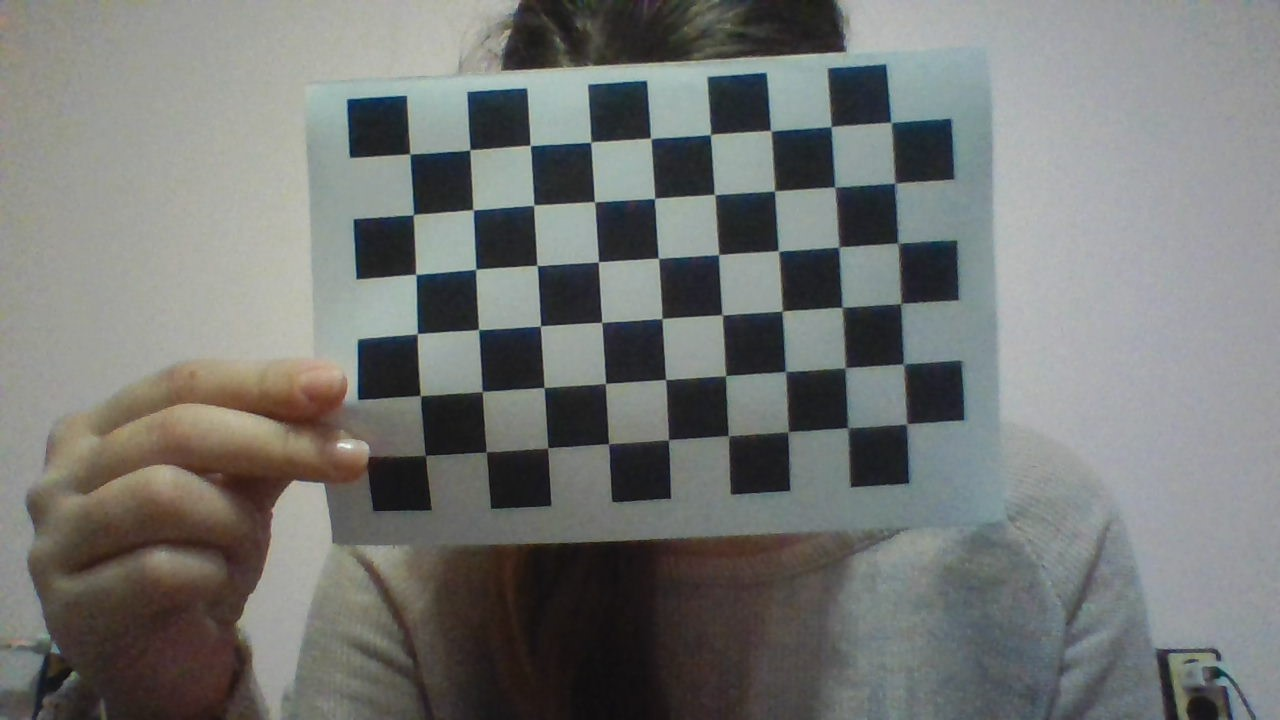
#> input picture data/9x6/image1.jpg, 1280 x 720 px; its folder holds only this picture in this run
$ python test.py   (older library calls are emulated)
#> lines starting #> are read from the running program, lines starting #| are printed output that depends on the picture
from __future__ import print_function, division
import os
import glob
import sys, argparse
import pprint
import numpy as np
import cv2
from scipy import optimize as opt
import matplotlib.pyplot as plt

'''
python 2 -> xrange
python 3 -> range
'''

xrange = range

np.set_printoptions(suppress=True)
puts = pprint.pprint

'''
Different chess boards have different number of squares.
Please count how many squares the length and height of your
    board is composed and enter the values.
'''

DATA_DIR = "../data/9x6/"
#DATA_DIR = "../data/8x5/"
DEBUG_DIR = "../data/debug_9x6/"
#DEBUG_DIR = "../data/debug_8x5/"
PATTERN_SIZE = (9, 6)
#PATTERN_SIZE = (8, 5)
SQUARE_SIZE = 1.0 #

def show_image(string, image):
    cv2.imshow(string, image)
    cv2.waitKey()

    #hqdefault.jpg, imageto.jpg,

def get_camera_images():
    images = [each for each in glob.glob(DATA_DIR + "*.jpg")]
    #images = [each for each in glob.glob(DATA_DIR + "gavra*.jpg")]
    images = sorted(images)
    for each in images:
        yield (each, cv2.imread(each, 0))
    # yield [(each, cv2.imread(each, 0)) for each in images]

def getChessboardCorners(images = None, visualize=False):
    objp = np.zeros((PATTERN_SIZE[1]*PATTERN_SIZE[0], 3), dtype=np.float64)
    # objp[:,:2] = np.mgrid[0:PATTERN_SIZE[1], 0:PATTERN_SIZE[0]].T.reshape(-1, 2)
    objp[:, :2] = np.indices(PATTERN_SIZE).T.reshape(-1, 2)
    objp *= SQUARE_SIZE

    chessboard_corners = []
    image_points = []
    object_points = []
    correspondences = []
    ctr=0

    for (path, each) in get_camera_images(): #images:
        print("Processing Image : ", path)
        ret, corners = cv2.findChessboardCorners(each, patternSize=PATTERN_SIZE)
        if ret:
            print ("Chessboard Detected ")
            corners = corners.reshape(-1, 2)
            # corners = corners.astype(np.int)
            # corners = corners.astype(np.float64)
            if corners.shape[0] == objp.shape[0] :
                # print(objp[:,:-1].shape)
                image_points.append(corners)
                object_points.append(objp[:,:-1]) #append only World_X, World_Y. Because World_Z is ZERO. Just a simple modification for get_normalization_matrix
                assert corners.shape == objp[:, :-1].shape, "mismatch shape corners and objp[:,:-1]"
                correspondences.append([corners.astype(np.int), objp[:, :-1].astype(np.int)])
            if visualize:
                # Draw and display the corners
                ec = cv2.cvtColor(each, cv2.COLOR_GRAY2BGR)
                cv2.drawChessboardCorners(ec, PATTERN_SIZE, corners, ret)
                cv2.imwrite(DEBUG_DIR + str(ctr)+".png", ec)
                # show_image("mgri", ec)
        else:
            print ("Error in detection points", ctr)

        ctr+=1

    # sys.exit(1)
    return correspondences

def normalize_points(chessboard_correspondences):
    views = len(chessboard_correspondences)

    def get_normalization_matrix(pts, name="A"):
        pts = pts.astype(np.float64)
        x_mean, y_mean = np.mean(pts, axis=0)
        var_x, var_y = np.var(pts, axis=0)

        s_x , s_y = np.sqrt(2/var_x), np.sqrt(2/var_y)

        print("Matrix: {4} : meanx {0}, meany {1}, varx {2}, vary {3}, sx {5}, sy {6} ".format(x_mean, y_mean, var_x, var_y, name, s_x, s_y))

        n = np.array([[s_x, 0, -s_x*x_mean], [0, s_y, -s_y*y_mean], [0, 0, 1]])
        # print(n)

        n_inv = np.array([ [1./s_x ,  0 , x_mean], [0, 1./s_y, y_mean] , [0, 0, 1] ])
        return n.astype(np.float64), n_inv.astype(np.float64)


    ret_correspondences = []
    for i in xrange(views):
        imp, objp = chessboard_correspondences[i]
        N_x, N_x_inv = get_normalization_matrix(objp, "A")
        N_u, N_u_inv = get_normalization_matrix(imp, "B")
        # [5 lines of commented-out code are left out]
        hom_imp = np.array([ [[each[0]], [each[1]], [1.0]] for each in imp])
        hom_objp = np.array([ [[each[0]], [each[1]], [1.0]] for each in objp])


        normalized_hom_imp = hom_imp
        normalized_hom_objp = hom_objp

        for i in range(normalized_hom_objp.shape[0]):
            # 54 points. iterate one by onea
            # all points are homogeneous
            n_o = np.matmul(N_x,normalized_hom_objp[i])
            normalized_hom_objp[i] = n_o/n_o[-1]

            n_u = np.matmul(N_u,normalized_hom_imp[i])
            normalized_hom_imp[i] = n_u/n_u[-1]

        normalized_objp = normalized_hom_objp.reshape(normalized_hom_objp.shape[0], normalized_hom_objp.shape[1])
        normalized_imp = normalized_hom_imp.reshape(normalized_hom_imp.shape[0], normalized_hom_imp.shape[1])

        normalized_objp = normalized_objp[:,:-1]
        normalized_imp = normalized_imp[:,:-1]

        # print(normalized_imp)
        ret_correspondences.append((imp, objp, normalized_imp, normalized_objp, N_u, N_x, N_u_inv, N_x_inv))

    return ret_correspondences

def compute_view_based_homography(correspondence, reproj = False):
    """
    correspondence = (imp, objp, normalized_imp, normalized_objp, N_u, N_x, N_u_inv, N_x_inv)
    """
    image_points = correspondence[0]
    object_points = correspondence[1]
    normalized_image_points = correspondence[2]
    normalized_object_points = correspondence[3]
    N_u = correspondence[4]
    N_x = correspondence[5]
    N_u_inv = correspondence[6]
    N_x_inv = correspondence[7]

    N = len(image_points)
    print("Number of points in current view : ", N)

    M = np.zeros((2*N, 9), dtype=np.float64)
    print("Shape of Matrix M : ", M.shape)

    print("N_model\n", N_x)
    print("N_observed\n", N_u)

    # create row wise allotment for each 0-2i rows
    # that means 2 rows..
    for i in xrange(N):
        X, Y = normalized_object_points[i] #A
        u, v = normalized_image_points[i] #B

        row_1 = np.array([ -X, -Y, -1, 0, 0, 0, X*u, Y*u, u])
        row_2 = np.array([ 0, 0, 0, -X, -Y, -1, X*v, Y*v, v])
        M[2*i] = row_1
        M[(2*i) + 1] = row_2

        print ("p_model {0} \t p_obs {1}".format((X, Y), (u, v)))

    # M.h  = 0 . solve system of linear equations using SVD
    u, s, vh = np.linalg.svd(M)
    print("Computing SVD of M")
    # [4 lines of commented-out code are left out]

    h_norm = vh[np.argmin(s)]
    h_norm = h_norm.reshape(3, 3)
    # print("Normalized Homography Matrix : \n" , h_norm)
    print(N_u_inv)
    print(N_x)
    # h = h_norm
    h = np.matmul(np.matmul(N_u_inv,h_norm), N_x)

    # if abs(h[2, 2]) > 10e-8:
    h = h[:,:]/h[2, 2]

    print("Homography for View : \n", h )

    if reproj:
        reproj_error = 0
        for i in range(len(image_points)):
            t1 = np.array([[object_points[i][0]], [object_points[i][1]], [1.0]])
            t = np.matmul(h, t1).reshape(1, 3)
            t = t/t[0][-1]
            formatstring = "Imp {0} | ObjP {1} | Tx {2}".format(image_points[i], object_points[i], t)
            print(formatstring)
            reproj_error += np.sum(np.abs(image_points[i] - t[0][:-1]))
        reproj_error = np.sqrt(reproj_error/N)/100.0
        print("Reprojection error : ", reproj_error)

    return h

def minimizer_func(initial_guess, X, Y, h, N):
    # X : normalized object points flattened
    # Y : normalized image points flattened
    # h : homography flattened
    # N : number of points
    #
    x_j = X.reshape(N, 2)
    # Y = Y.reshape(N, 2)
    # h = h.reshape(3, 3)
    projected = [0 for i in xrange(2*N)]
    for j in range(N):
        x, y = x_j[j]
        w = h[6]*x + h[7]*y + h[8]
        # pts = np.matmul(np.array([ [h[0], h[1], h[2]] , [h[3], h[4], h[5]]]), np.array([ [x] , [y] , [1.]]))
        # pts = pts/float(w)
        # u, v = pts[0][0], pts[1][0]
        projected[2*j] = (h[0] * x + h[1] * y + h[2]) / w
        projected[2*j + 1] = (h[3] * x + h[4] * y + h[5]) / w

    # return projected
    return (np.abs(projected - Y))**2

def jac_function(initial_guess, X, Y, h, N):
    x_j = X.reshape(N, 2)
    jacobian = np.zeros( (2*N, 9) , np.float64)
    for j in range(N):
        x, y = x_j[j]
        sx = np.float64(h[0]*x + h[1]*y + h[2])
        sy = np.float64(h[3]*x + h[4]*y + h[5])
        w = np.float64(h[6]*x + h[7]*y + h[8])
        jacobian[2*j] = np.array([x/w, y/w, 1/w, 0, 0, 0, -sx*x/w**2, -sx*y/w**2, -sx/w**2])
        jacobian[2*j + 1] = np.array([0, 0, 0, x/w, y/w, 1/w, -sy*x/w**2, -sy*y/w**2, -sy/w**2])

    return jacobian

def refine_homographies(H, correspondences, skip=False):
    if skip:
        return H

    image_points = correspondence[0]
    object_points = correspondence[1]
    normalized_image_points = correspondence[2]
    normalized_object_points = correspondence[3]
    N_u = correspondence[4]
    N_x = correspondence[5]
    N_u_inv = correspondence[6]
    N_x_inv = correspondence[7]

    N = normalized_object_points.shape[0]
    X = object_points.flatten()
    Y = image_points.flatten()
    h = H.flatten()
    h_prime = opt.least_squares(fun=minimizer_func, x0=h, jac=jac_function, method="lm" , args=[X, Y, h, N], verbose=0)

    if h_prime.success:
        H =  h_prime.x.reshape(3, 3)
    H = H/H[2, 2]
    return H

def get_intrinsic_parameters(H_r):
    M = len(H_r)
    V = np.zeros((2*M, 6), np.float64)

    def v_pq(p, q, H):
        v = np.array([
                H[0, p]*H[0, q],
                H[0, p]*H[1, q] + H[1, p]*H[0, q],
                H[1, p]*H[1, q],
                H[2, p]*H[0, q] + H[0, p]*H[2, q],
                H[2, p]*H[1, q] + H[1, p]*H[2, q],
                H[2, p]*H[2, q]
            ])
        return v

    for i in range(M):
        H = H_r[i]
        V[2*i] = v_pq(p=0, q=1, H=H)
        V[2*i + 1] = np.subtract(v_pq(p=0, q=0, H=H), v_pq(p=1, q=1, H=H))

    # solve V.b = 0
    u, s, vh = np.linalg.svd(V)
    # print(u, "\n", s, "\n", vh)
    b = vh[np.argmin(s)]
    print("V.b = 0 Solution : ", b.shape)

    # according to zhangs method
    vc = (b[1]*b[3] - b[0]*b[4])/(b[0]*b[2] - b[1]**2)
    l = b[5] - (b[3]**2 + vc*(b[1]*b[2] - b[0]*b[4]))/b[0]
    alpha = np.sqrt((l/b[0]))
    beta = np.sqrt(((l*b[0])/(b[0]*b[2] - b[1]**2)))
    gamma = -1*((b[1])*(alpha**2) *(beta/l))
    uc = (gamma*vc/beta) - (b[3]*(alpha**2)/l)

    print([vc,
            l,
            alpha,
            beta,
            gamma,
        uc])

    A = np.array([
            [alpha, gamma, uc],
            [0, beta, vc],
            [0, 0, 1.0],
        ])
    print("Intrinsic Camera Matrix is :")
    print(A)
    return A

# images = get_camera_images()
chessboard_correspondences = getChessboardCorners(images=None, visualize = True)
#> in getChessboardCorners, `ret, corners = cv2.findChessboardCorners(each, patternSize=PATTERN_SIZE)`: ret = True; corners = 54 rows, first 8: [409.6, 154.2], [469.6, 149.8], [530.4, 145.3], [591, 142.5], [650.5, 138.4], [710.6, 134.8], [770.3, 131.2], [830.5, 126]
#> in getChessboardCorners, `ret, corners = cv2.findChessboardCorners(each, patternSize=PATTERN_SIZE)`:
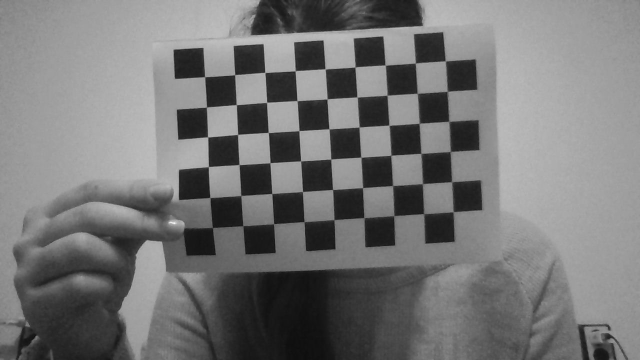
#> each: shape (720, 1280) (shown at 1/2 size); min 6, max 248, mean 117.7
#> in getChessboardCorners, `corners = corners.reshape(-1, 2)`: corners = 54 pairs, first value 409.6 to 907.2, second value 123.1 to 455.8
#> in getChessboardCorners, `cv2.drawChessboardCorners(ec, PATTERN_SIZE, corners, ret)`:
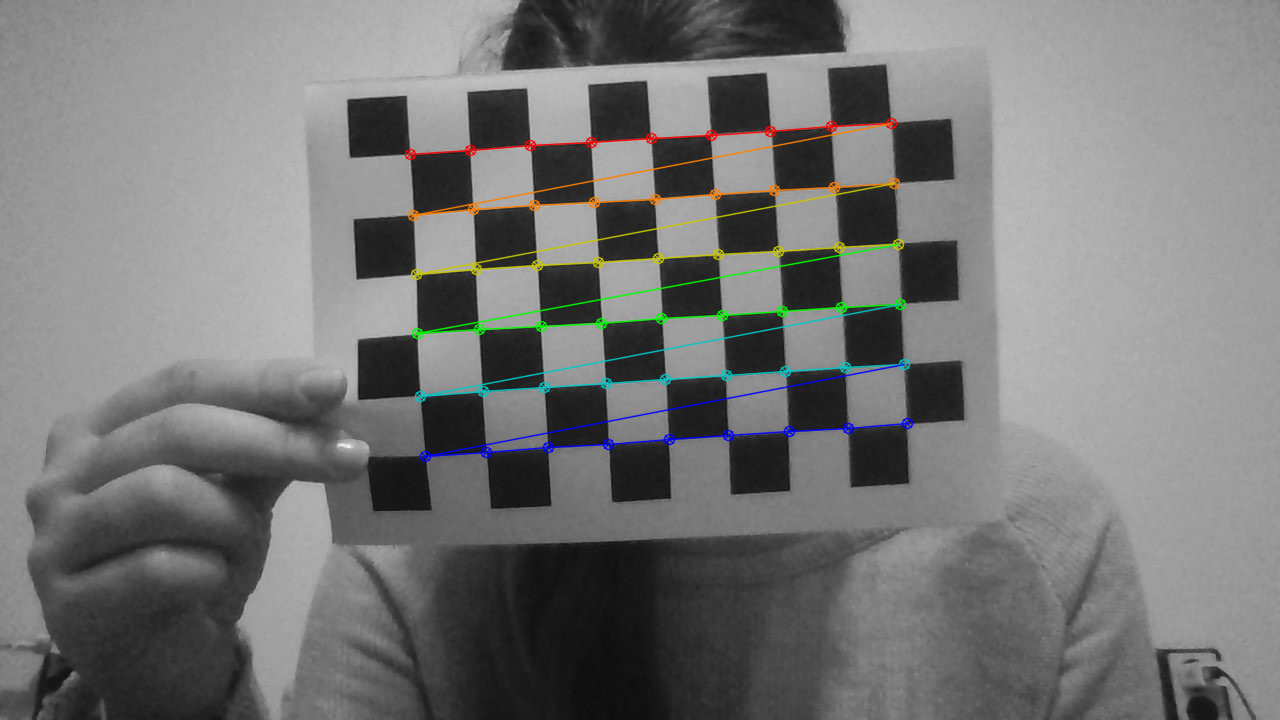
#> ec: shape (720, 1280, 3); mean B, G, R 117.5, 118.2, 117.8
#> chessboard_correspondences = 1 item
chessboard_correspondences_normalized = normalize_points(chessboard_correspondences)
#> in normalize_points, `views = len(chessboard_correspondences)`: views = 1
#> the loop in normalize_points, `for i in xrange(views):` made 1 pass
#> (N_x, N_x_inv) on pass 1: ([[0.548, 0, -2.19], [0, 0.828, -2.07], [0, 0, 1]], [[1.83, 0, 4], [0, 1.21, 2.5], [0, 0, 1]])
#> (printed output is left out)
#> after the loop in normalize_points, `for i in xrange(views):`: ret_correspondences = 1 item
#> chessboard_correspondences_normalized = 1 item

print("M = ", len(chessboard_correspondences_normalized), " view images")
#| M =  1  view images
print("N = ", len(chessboard_correspondences_normalized[0][0]), " points per image")
#| N =  54  points per image

H = []
for correspondence in chessboard_correspondences_normalized:
    H.append(compute_view_based_homography(correspondence, reproj=0))
#> this loop made 1 pass
#> (N_u in compute_view_based_homography, N_x in compute_view_based_homography, N_u_inv in compute_view_based_homography, N_x_inv in compute_view_based_homography, N in compute_view_based_homography, s in compute_view_based_homography) on pass 1: ([[0.00908, 0, -5.98], [0, 0.0137, -3.94], [0, 0, 1]], [[0.548, 0, -2.19], [0, 0.828, -2.07], [0, 0, 1]], [[110.1, 0, 658.5], [0, 73.08, 288.3], [0, 0, 1]], [[1.83, 0, 4], [0, 1.21, 2.5], [0, 0, 1]], 54, [25.34, 24.24, 18, 10.39, 10.39, 10.39, 5.78, 5.74, 0.0459])
#> (printed output is left out)
#> pass 1, in compute_view_based_homography, `u, s, vh = np.linalg.svd(M)`:
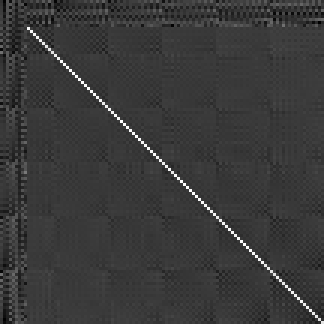
#> u: shape (108, 108) float64 (shown 3 times larger); min -0.288, max 0.975, mean -0.00114; drawn with min black and max white
#> after the loop, H = [[[61.1, 2.73, 409], [-3.51, 60.07, 152.5], [0.00111, -0.00101, 1]]]

H_r = []
for i in range(len(H)):
    h_opt = refine_homographies(H[i], chessboard_correspondences_normalized[i], skip=False)
    H_r.append(h_opt)
#> this loop made 1 pass
#> (N_u in refine_homographies, N_x in refine_homographies, N_u_inv in refine_homographies, N_x_inv in refine_homographies, N in refine_homographies, h in refine_homographies) on pass 1: ([[0.00908, 0, -5.98], [0, 0.0137, -3.94], [0, 0, 1]], [[0.548, 0, -2.19], [0, 0.828, -2.07], [0, 0, 1]], [[110.1, 0, 658.5], [0, 73.08, 288.3], [0, 0, 1]], [[1.83, 0, 4], [0, 1.21, 2.5], [0, 0, 1]], 54, [61.1, 2.73, 409, -3.51, 60.07, 152.5, 0.00111, -0.00101, 1])
#> after the loop, H_r has the same summary as H

A = get_intrinsic_parameters(H_r)
#> in get_intrinsic_parameters, `M = len(H_r)`: M = 1
#> the loop in get_intrinsic_parameters, `for i in range(M):` made 1 pass
#> after the loop in get_intrinsic_parameters, `for i in range(M):`: V = [[166.5, 3660.8, -210.8, -0.0587, 0.0702, -1.12e-06], [3726.4, -756.3, -3595.6, 0.141, 0.114, 2.11e-07]]
#> in get_intrinsic_parameters, `u, s, vh = np.linalg.svd(V)`: u = [[-0.0985, 0.995], [0.995, 0.0985]]; s = [5246.3, 3651.8]; vh = [[0.704, -0.212, -0.678, 2.79e-05, 2.02e-05, 6.1e-11], [0.146, 0.977, -0.154, -1.22e-05, 2.22e-05, -3e-10], [0.695, 0.00974, 0.719, 3.07e-06, 1.65e-05, -1.18e-10], [-2e-05, 1.78e-05, 1.48e-05, 1, -5.76e-10, 1.06e-15], [-2.89e-05, -1.76e-05, 5.32e-06, 2.32e-10, 1, 7.15e-15], [8.32e-11, 3.07e-10, 8.02e-11, -6.05e-15, 2.22e-16, 1]]
#> in get_intrinsic_parameters, `b = vh[np.argmin(s)]`: b = [0.146, 0.977, -0.154, -1.22e-05, 2.22e-05, -3e-10]
#> in get_intrinsic_parameters, `vc = (b[1]*b[3] - b[0]*b[4])/(b[0]*b[2] - b[1]**2)`: vc = 1.55e-05
#> in get_intrinsic_parameters, `l = b[5] - (b[3]**2 + vc*(b[1]*b[2] - b[0]*b[4]))/b[0]`: l = 1.6e-05
#> in get_intrinsic_parameters, `alpha = np.sqrt((l/b[0]))`: alpha = 0.0105
#> in get_intrinsic_parameters, `beta = np.sqrt(((l*b[0])/(b[0]*b[2] - b[1]**2)))`: beta = nan
#> in get_intrinsic_parameters, `A = np.array([ [alpha, gamma, uc], [0, beta, vc], [0, 0, 1.0], ])`: A = [[0.0105, nan, nan], [0, nan, 1.55e-05], [0, 0, 1]]


cv2.destroyAllWindows()

$ run again, on data/9x6/image13.jpg
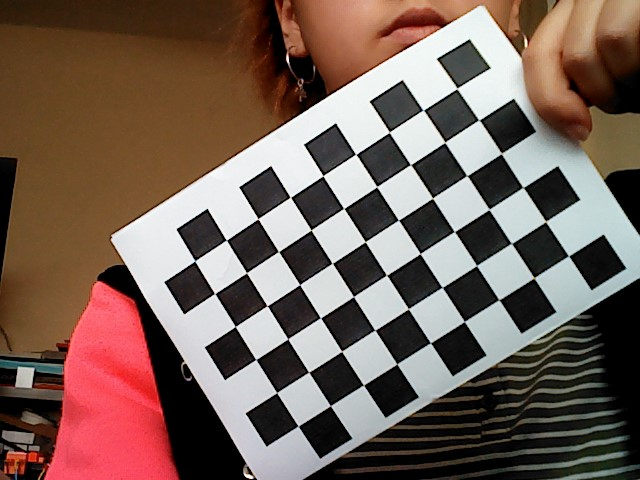
#> input picture data/9x6/image13.jpg, 640 x 480 px
#> in getChessboardCorners, `ret, corners = cv2.findChessboardCorners(each, patternSize=PATTERN_SIZE)`: ret = True; corners = 54 rows, first 8: [568.5, 255.9], [534.2, 277.7], [498.7, 299.7], [464.3, 321.5], [430.4, 342.9], [396.8, 363.9], [363.6, 385.2], [330.4, 405.7]
#> in getChessboardCorners, `corners = corners.reshape(-1, 2)`: corners = 54 pairs, first value 194.8 to 568.5, second value 88.49 to 426.2
#> in getChessboardCorners, `cv2.drawChessboardCorners(ec, PATTERN_SIZE, corners, ret)`:
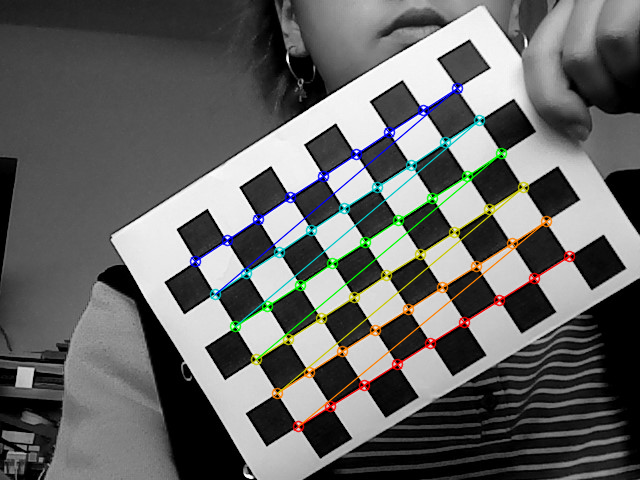
#> ec: shape (480, 640, 3); mean B, G, R 101.4, 102.7, 102.1
#> chessboard_correspondences = 1 item
#> views = 1
#> the loop in normalize_points, `for i in xrange(views):` made 1 pass
#> (N_x, N_x_inv) on pass 1: ([[0.548, 0, -2.19], [0, 0.828, -2.07], [0, 0, 1]], [[1.83, 0, 4], [0, 1.21, 2.5], [0, 0, 1]])
#> (printed output is left out)
#> after the loop in normalize_points, `for i in xrange(views):`: ret_correspondences = 1 item
#| M =  1  view images
#| N =  54  points per image
#> the loop `for correspondence in chessboard_correspondences_normalized:` made 1 pass
#> (N_u in compute_view_based_homography, N_x in compute_view_based_homography, N_u_inv in compute_view_based_homography, N_x_inv in compute_view_based_homography, N in compute_view_based_homography) on pass 1: ([[0.0151, 0, -5.69], [0, 0.0178, -4.58], [0, 0, 1]], [[0.548, 0, -2.19], [0, 0.828, -2.07], [0, 0, 1]], [[66.23, 0, 376.9], [0, 56.29, 257.6], [0, 0, 1]], [[1.83, 0, 4], [0, 1.21, 2.5], [0, 0, 1]], 54)
#> (printed output is left out)
#> pass 1, in compute_view_based_homography, `u, s, vh = np.linalg.svd(M)`:
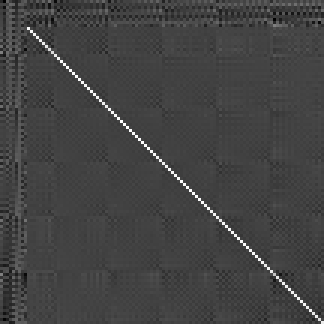
#> u: shape (108, 108) float64 (shown 3 times larger); min -0.348, max 0.975, mean 0.000236; drawn with min black and max white
#> after the loop `for correspondence in chessboard_correspondences_normalized:`: H = [[[-32.5, -20.53, 568.6], [23.49, -33.26, 255.1], [0.005, 0.00441, 1]]]
#> the loop `for i in range(len(H)):` made 1 pass
#> after the loop `for i in range(len(H)):`: H_r has the same summary as H
#> M = 1
#> the loop in get_intrinsic_parameters, `for i in range(M):` made 1 pass
#> after the loop in get_intrinsic_parameters, `for i in range(M):`: V = [[667.1, 599, -781.2, -0.246, -0.0629, 2.21e-05], [635, -2892, -554.8, -0.144, 0.528, 5.61e-06]]
#> in get_intrinsic_parameters, `u, s, vh = np.linalg.svd(V)`: u = [[-0.112, 0.994], [0.994, 0.112]]; s = [3028.8, 1146.9]; vh = [[0.184, -0.971, -0.153, -3.82e-05, 0.000176, 1.02e-09], [0.64, 0.236, -0.731, -0.000227, -2.88e-06, 1.97e-08], [0.746, 0.0363, 0.665, -0.000104, -6.72e-06, 9.11e-09], [0.00023, 2.04e-05, -0.000103, 1, -2.91e-09, 2.8e-12], [-2.54e-05, 0.000171, 2.93e-05, 8.27e-09, 1, -5.13e-13], [-1.96e-08, -3.98e-09, 8.47e-09, 2.66e-12, 4.51e-13, 1]]
#> b = [0.64, 0.236, -0.731, -0.000227, -2.88e-06, 1.97e-08]
#> vc = 9.9e-05
#> l = 2.67e-05
#> alpha = 0.00645
#> beta = nan
#> in get_intrinsic_parameters, `A = np.array([ [alpha, gamma, uc], [0, beta, vc], [0, 0, 1.0], ])`: A = [[0.00645, nan, nan], [0, nan, 9.9e-05], [0, 0, 1]]
